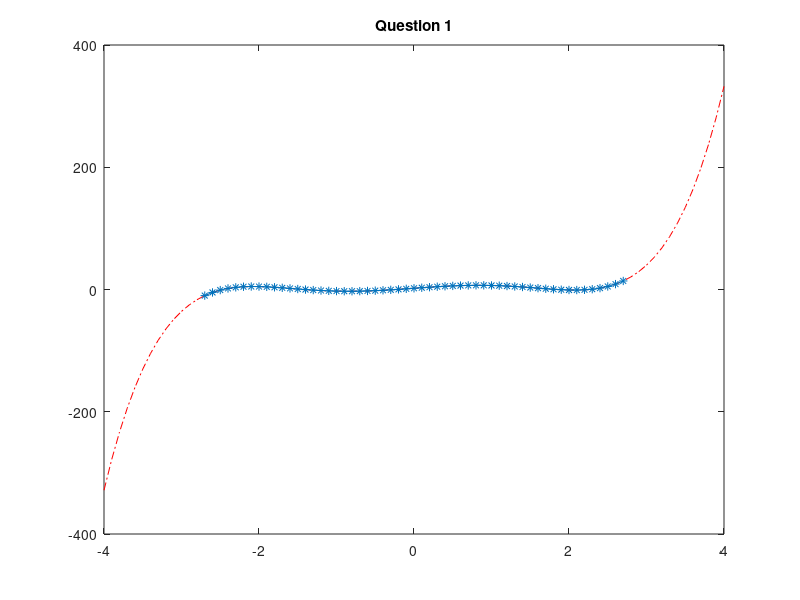
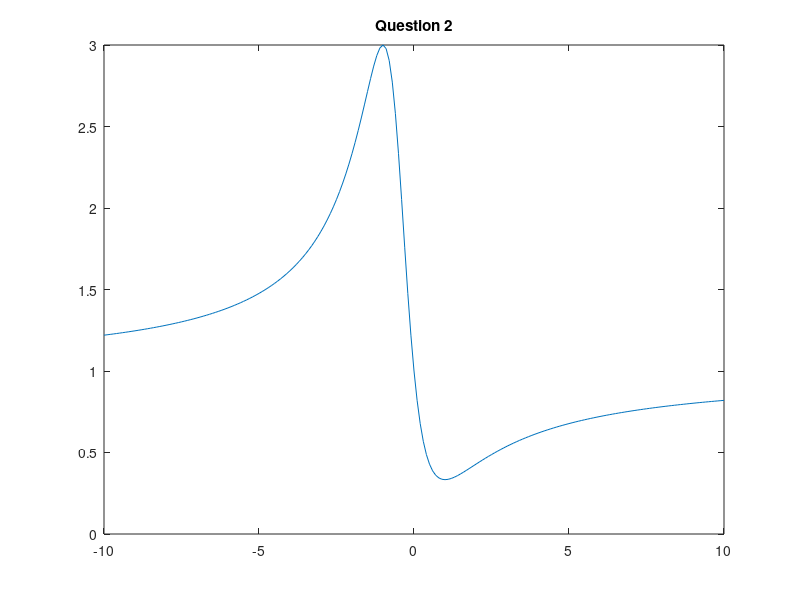
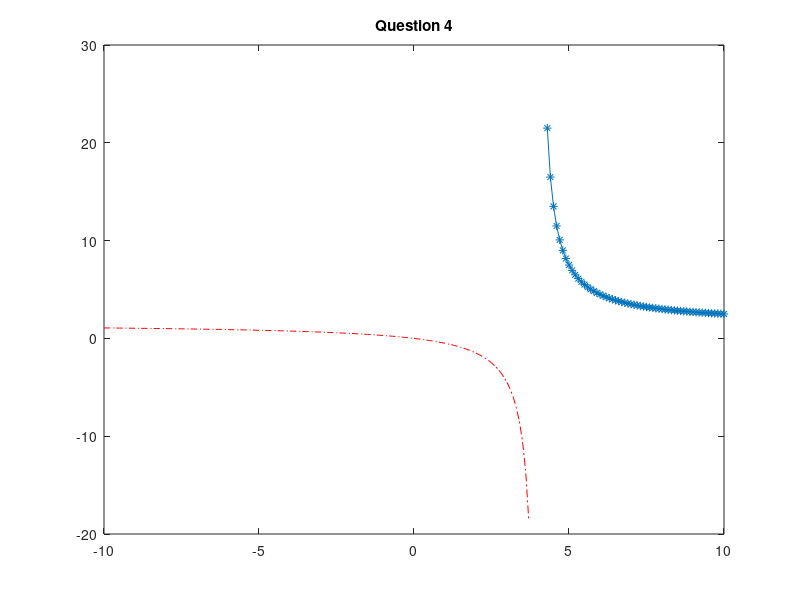
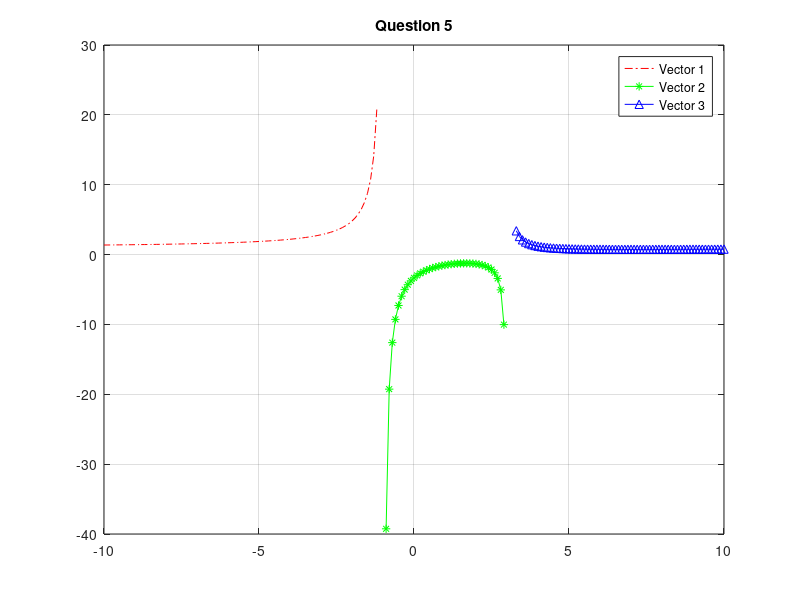

Source code (MATLAB) for these figures, in order:
clear
clc
%Q1
x1=-4:0.1:4;
x=x1;
y=0.6*x.^5-5*x.^3+9*x+2;
y1=y;
x2=-2.7:0.1:2.7;
x=x2;
y=0.6*x.^5-5*x.^3+9*x+2;
y2=y;
figure(1)
plot(x1,y1,'-.r',x2,y2,'*-');
title('Question 1')

%Q2
x=-10:0.1:10;
y=(x.^2-x+1)./(x.^2+x+1);
figure(2)
plot(x,y);
title('Question 2')

%Q3
x=-4:0.1:6;
y=0.01*x.^5-0.03*x.^4+.4*x.^3-2*x.^3-6*x+5;
figure(3)
plot(x,y);
title('Question 3')


%Q4
x1=-10:0.1:3.7;
x=x1;
y=(1.5*x)./(x-4);
y1=y;
x2=4.3:0.1:10;
x=x2;
y=(1.5*x)./(x-4);
y2=y;
figure(3)
plot(x1,y1,'-.r',x2,y2,'*-');
title('Question 4')

%Q5
% find the asymptotes using fplot
% syms x
% y=(x^2-x*5+10)/(x^2-2*x-3);
% fplot(y)
% title('Question 5')

x1=-10:0.1:-1.2;
x=x1;
y=(x.^2-x*5+10)./(x.^2-2*x-3);
y1=y;

x2=-0.9:0.1:3;
x=x2;
y=(x.^2-x*5+10)./(x.^2-2*x-3);
y2=y;

x3=3.3:0.1:10;
x=x3;
y=(x.^2-x*5+10)./(x.^2-2*x-3);
y3=y;


figure(4)
plot(x1,y1,'-.r',x2,y2,'*-g',x3,y3,'^-b');

legend('Vector 1','Vector 2','Vector 3');
title('Question 5');
grid on

%Q6
x=-2*pi:0.3:2*pi;
y1=3*x.*sin(x)-2*x
y2=3*(sin(x)+x.*cos(x))-2
figure(5)
title('Question 6');
plot(x,y1,'*--r',x,y2,'-b');
ylabel('Y values');
xlabel('X values');
legend('normal','first derivative');



